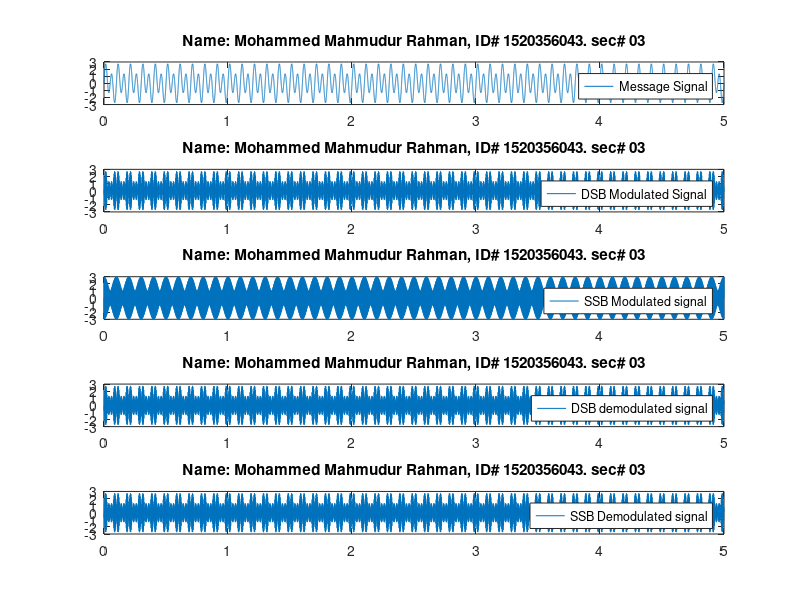

Write MATLAB code to recreate this figure.
%name: Mohammed Mahmudur Rahman
%ID# 1520386043
%Section: 03

clc, clear all;

fs= 8000;
fc= 300;

t= [0: 1: 5*fs]/fs;

x= sin(20*pi*t) + 2*sin(40*pi*t);

y= ammod(x,fc,fs);
z= ssbmod(x,fc,fs);

p= amdemod(x,fc,fs);
q= ssbdemod(x,fc,fs);

subplot(5,1,1);
plot(t,x);
legend('Message Signal');
title('Name: Mohammed Mahmudur Rahman, ID# 1520356043. sec# 03');

subplot(5,1,2);
plot(t,y);
legend('DSB Modulated Signal');
title('Name: Mohammed Mahmudur Rahman, ID# 1520356043. sec# 03');

subplot(5,1,3);
plot(t,z);
legend('SSB Modulated signal');
title('Name: Mohammed Mahmudur Rahman, ID# 1520356043. sec# 03');

subplot(5,1,4);
plot(t,p);
legend('DSB demodulated signal');
title('Name: Mohammed Mahmudur Rahman, ID# 1520356043. sec# 03');

subplot(5,1,5);
plot(t,q);
legend('SSB Demodulated signal');
title('Name: Mohammed Mahmudur Rahman, ID# 1520356043. sec# 03');
